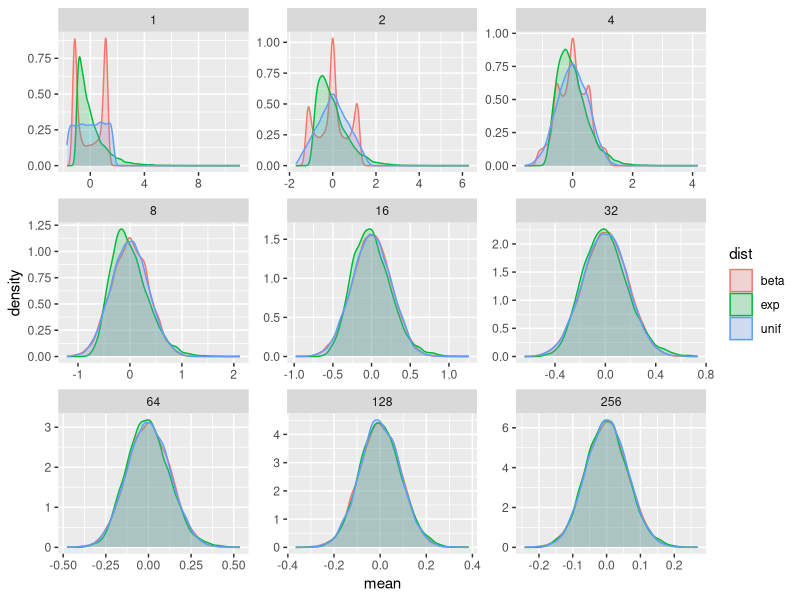
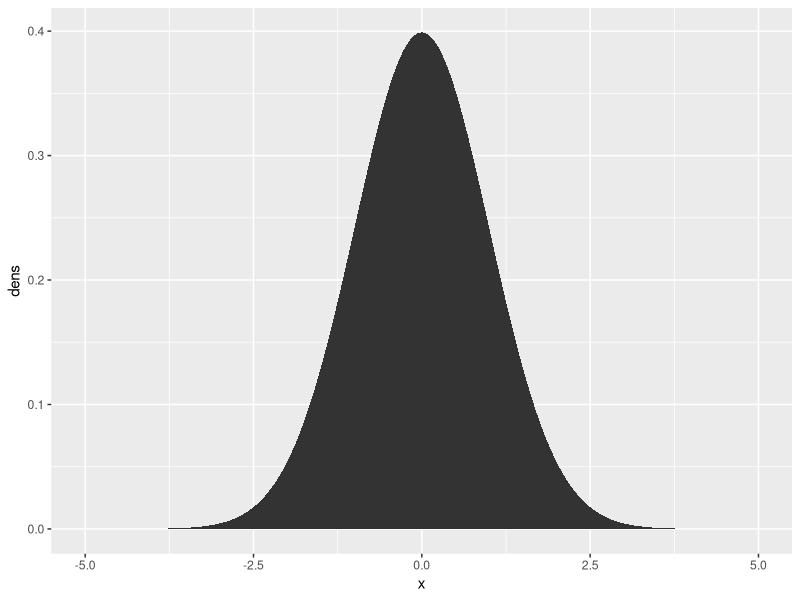

R code for these plots, in order:
## ---- chunk 1
samplers= list()
samplers[['beta']] = function(n){(rbeta(n, 0.2, 0.2)-0.5)/0.423}
samplers[['unif']] = function(n){(runif(n, 0, 1)-0.5)/0.29}
samplers[['exp']] = function(n){(rexp(n, 2)-0.5)/0.5}

ns = c(1, 2, 4, 8, 16, 32, 64, 128, 256)

k =10000

df = data.frame()
for(dist in names(samplers)){
  for(n in ns){
    df = rbind(df, data.frame(dist=dist, 
                              n=n, 
                              mean=replicate(k, mean(samplers[[dist]](n)))))
  }
}

library(ggplot2)
ggplot(df, aes(x=mean, color=dist, fill=dist))+
  facet_wrap(~n, scales ="free")+
  geom_density(alpha=0.2)
## ---- chunk 2
x = seq(-5,5,by=0.01)
ggplot(data.frame(x=x, dens=dnorm(x,0,1)), aes(x=x,y=dens))+geom_area()
